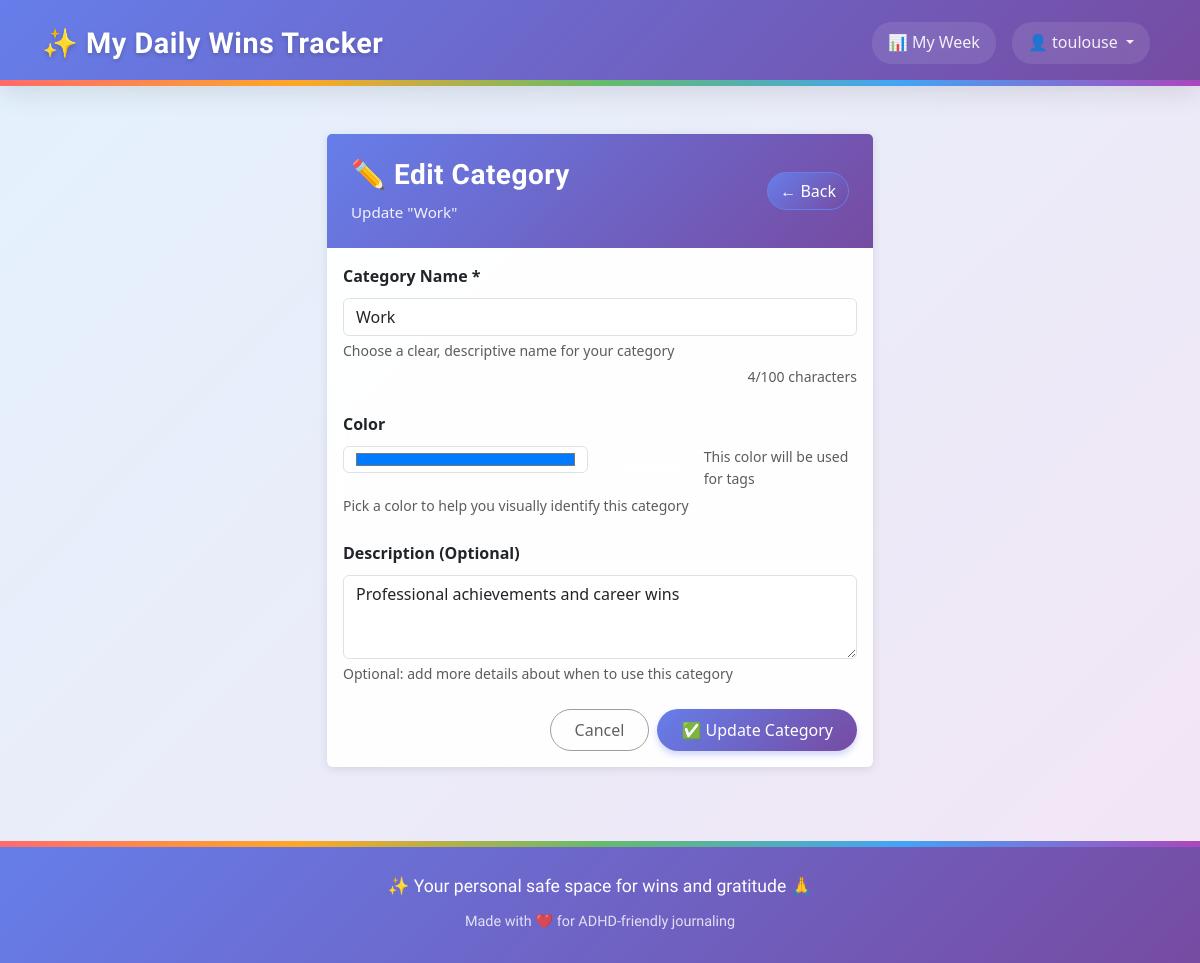
The app's page /categories/21/edit/ (signed in) with its own data.
### tracker/models.py (models this page shows, shortened)
class Category(models.Model):
    user = models.ForeignKey(User, on_delete=models.CASCADE, related_name='categories')
    name = models.CharField(max_length=100)
    color = models.CharField(
        max_length=7,
        default='#007bff',  # Bootstrap blue
        validators=[
            RegexValidator(
                regex='^#[0-9A-Fa-f]{6}$',
                message='Color must be a valid hex code (e.g., #007bff)'
            )
        ]
    )
    description = models.TextField(blank=True)  # Optional notes
    date_created = models.DateTimeField(auto_now_add=True)
    class Meta:
        verbose_name_plural = "Categories"
        ordering = ['name']
        constraints = [
            UniqueConstraint(
                Lower('name'), 'user',
                name='unique_category_name_per_user',
                violation_error_message='You already have a category with this name (case-insensitive).'
            )
        ]
        indexes = [
            models.Index(fields=['user', 'name']),
            Index(Lower('name'), name='idx_category_lower_name'),  # Functional index for case-insensitive lookups
        ]

### tracker/views.py (the view)
# urls.py: path("categories/<int:pk>/edit/", views.category_edit, name="category_edit"),
@login_required
def category_edit(request, pk):
    category = get_object_or_404(Category, pk=pk, user=request.user)
    if request.method == 'POST':
        form = CategoryForm(request.POST, instance=category, user=request.user)
        if form.is_valid():
            category = form.save()
            messages.success(request, f'✅ Category "{category.name}" updated!')
            return redirect('category_list')
    else:
        form = CategoryForm(instance=category, user=request.user)
    context = {
        'form': form,
        'category': category,
        'is_editing': True,
    }
    return render(request, 'tracker/category_form.html', context)

### templates/tracker/category_form.html (shortened to what this page needs)
{% extends "base.html" %}
{% load widget_tweaks %}
{% load static %}
{% block extra_css %}
<link rel="stylesheet" href="{% static 'css/forms.css' %}">
{% endblock %}
{% block content %}
<div class="row justify-content-center">
    <div class="col-md-6">
        <div class="card">
            <div class="card-header" style="
                background: linear-gradient(135deg, #667eea 0%, #764ba2 100%);
                color: white;
                border: none;
                padding: 1.5rem;
            ">
                <div class="d-flex justify-content-between align-items-center">
                    <div>
                        {% if is_editing %}
                            <h3 style="color: white; margin-bottom: 0.5rem; font-weight: 600;">✏️ Edit Category</h3>
                            <p class="mb-0" style="color: rgba(255, 255, 255, 0.9); font-size: 0.95rem;">Update "{{ category.name }}"</p>
                        {% else %}
                            <h3 style="color: white; margin-bottom: 0.5rem; font-weight: 600;">🏷️ New Category</h3>
                            <p class="mb-0" style="color: rgba(255, 255, 255, 0.9); font-size: 0.95rem;">Create a new category to organise your entries</p>
                        {% endif %}
                    </div>
                    <div>
                        <a href="{% url 'category_list' %}" class="btn btn-outline-primary" style="
                            background: linear-gradient(135deg, #667eea 0%, #764ba2 100%);
                            border-color: #667eea;
                            color: white;
                            transition: all 0.3s ease;
                        " onmouseover="this.style.background='rgba(255, 255, 255, 0.95)'; this.style.color='#667eea'; this.style.borderColor='#667eea';"
                           onmouseout="this.style.background='linear-gradient(135deg, #667eea 0%, #764ba2 100%)'; this.style.color='white'; this.style.borderColor='#667eea';">
                            ← Back
                        </a>
                    </div>
                </div>
            </div>
            <div class="card-body">
                <form method="post" novalidate>
                    <div class="mb-4">
                        <label for="{{ form.name.id_for_label }}" class="form-label fw-bold">
                            Category Name *
                        </label>
                        {{ form.name }}
                        {% if form.name.help_text %}
                            <div class="form-text">{{ form.name.help_text }}</div>
                        {% endif %}
                    </div>
                    <div class="mb-4">
                        <label for="{{ form.color.id_for_label }}" class="form-label fw-bold">
                            Color
                        </label>
                        <div class="row">
                            <div class="col-md-6">
                                {{ form.color }}
                            </div>
                            <div class="col-md-6">
                                <div class="d-flex align-items-center h-100">
                                    <span id="color-preview" class="badge fs-6 me-2">Preview</span>
                                    <small class="text-muted">This color will be used for tags</small>
                                </div>
                            </div>
                        </div>
                        {% if form.color.help_text %}
                            <div class="form-text">{{ form.color.help_text }}</div>
                        {% endif %}
                    </div>
                    <div class="mb-4">
                        <label for="{{ form.description.id_for_label }}" class="form-label fw-bold">
                            Description (Optional)
                        </label>
                        {{ form.description }}
                        {% if form.description.help_text %}
                            <div class="form-text">{{ form.description.help_text }}</div>
                        {% endif %}
                    </div>
                    <div class="d-grid gap-2 d-md-flex justify-content-md-end">
                        <a href="{% url 'category_list' %}" class="btn btn-outline-secondary" style="
                            border-color: #9e9e9e;
                            color: #616161;
                            padding: 0.5rem 1.5rem;
                            transition: all 0.3s ease;
                        " onmouseover="this.style.background='#f5f5f5'; this.style.borderColor='#757575';"
                           onmouseout="this.style.background='transparent'; this.style.borderColor='#9e9e9e';">
                            Cancel
                        </a>
                        <button type="submit" class="btn btn-primary" style="
                            background: linear-gradient(135deg, #667eea 0%, #764ba2 100%);
                            border: none;
                            color: white;
                            padding: 0.5rem 1.5rem;
                            font-weight: 500;
                            box-shadow: 0 4px 6px rgba(102, 126, 234, 0.3);
                            transition: all 0.3s ease;
                        " onmouseover="this.style.transform='translateY(-2px)'; this.style.boxShadow='0 6px 12px rgba(102, 126, 234, 0.4)';"
                           onmouseout="this.style.transform='translateY(0)'; this.style.boxShadow='0 4px 6px rgba(102, 126, 234, 0.3)';">
                            {% if is_editing %}
                                ✅ Update Category
                            {% else %}
                                🏷️ Create Category
                            {% endif %}
                        </button>
                    </div>
                </form>
            </div>
        </div>
    </div>
</div>
{% endblock %}

### templates/base.html (shortened to what this page needs)
{% load static %}
{% load widget_tweaks %}
<!doctype html>
<html lang="en">
<head>
    <link href="https://cdn.jsdelivr.net/npm/bootstrap@5.3.0/dist/css/bootstrap.min.css" rel="stylesheet">
    <link rel="stylesheet" href="https://cdnjs.cloudflare.com/ajax/libs/font-awesome/6.0.0/css/all.min.css">
    <link rel="stylesheet" href="{% static 'css/base.css' %}">
    {% block extra_css %}{% endblock %}
</head>
<body class="{% if request.resolver_match.url_name == 'home' %}homepage{% else %}app-page{% endif %}">
    <nav class="navbar navbar-expand-lg navbar-dark custom-navbar">
        <div class="container">
            <a class="navbar-brand d-flex align-items-center" href="{% url 'home' %}">
                ✨ My Daily Wins Tracker
            </a>
            <div class="collapse navbar-collapse" id="navbarNav">
                <ul class="navbar-nav ms-auto">
                    {% if user.is_authenticated %}
                        <li class="nav-item">
                            <a class="nav-link" href="{% url 'weekly_dashboard' %}">
                                📊 My Week
                            </a>
                        </li>
                        <li class="nav-item dropdown">
                            <a class="nav-link dropdown-toggle" href="#" id="navbarDropdown" role="button" data-bs-toggle="dropdown">
                                👤 {{ user.username }}
                            </a>
                        </li>
                    {% endif %}
                </ul>
            </div>
        </div>
    </nav>
    <div class="container mt-5 flex-grow-1">
        {% block content %}{% endblock %}
    </div>
    <footer>
        <div class="rainbow-border"></div>
        <div class="container">
            <p class="main">✨ Your personal safe space for wins and gratitude 🙏</p>
            <p class="sub">Made with ❤️ for ADHD-friendly journaling</p>
        </div>
    </footer>
</body>
</html>

### static/css/base.css (style rules this page uses)
body { font-family: 'Segoe UI', Tahoma, Geneva, Verdana, sans-serif; line-height: 1.6; min-height: 100vh; display: flex; flex-direction: column; margin: 0; padding: 0; }
body.app-page { background: linear-gradient(135deg, #e3f2fd 0%, #f3e5f5 25%, #e8f5e8 50%, #fff3e0 75%, #e3f2fd 100%); background-size: 400% 400%; animation: gradientShift 25s ease infinite; }
.card { background: rgba(255, 255, 255, 0.95); backdrop-filter: blur(10px); border: 1px solid rgba(255, 255, 255, 0.2); box-shadow: 0 8px 32px rgba(0, 0, 0, 0.15); }
h1, h2, h3, h4, h5, h6, .h1, .h2, .h3, .h4, .h5, .h6 { font-family: 'Comfortaa', cursive; font-weight: 600; letter-spacing: 0.5px; }
.navbar-brand { font-weight: bold; font-size: 1.5rem; }
.card { border: none; box-shadow: 0 2px 10px rgba(0,0,0,0.1); margin-bottom: 1.5rem; }
.btn { border-radius: 25px; font-weight: 500; }
.custom-navbar { background: linear-gradient(135deg, #667eea 0%, #764ba2 100%) !important; box-shadow: 0 8px 25px rgba(0,0,0,0.1); margin-bottom: 0; padding: 15px 0; position: relative; }
.custom-navbar::after { content: ''; position: absolute; bottom: 0; left: 0; right: 0; height: 6px; background: linear-gradient(90deg, #ff6b6b, #ffa726, #66bb6a, #42a5f5, #ab47bc); }
.navbar-brand { font-family: 'Comfortaa', cursive; font-weight: 700; font-size: 1.8rem; color: white !important; text-shadow: 0 2px 4px rgba(0,0,0,0.2); transition: all 0.3s ease; letter-spacing: 0.5px; }
.navbar-nav .nav-link { color: rgba(255,255,255,0.9) !important; font-weight: 500; margin: 0 8px; padding: 8px 16px !important; border-radius: 20px; transition: all 0.3s ease; background: rgba(255,255,255,0.1); backdrop-filter: blur(10px); }
footer { background: linear-gradient(135deg, #667eea 0%, #764ba2 100%); color: white; text-align: center; padding: 30px 0; margin-top: 50px; position: relative; border-top: 1px solid rgba(255, 255, 255, 0.1); }
footer .rainbow-border { position: absolute; top: -1px; left: 0; right: 0; height: 6px; background: linear-gradient(90deg, #ff6b6b, #ffa726, #66bb6a, #42a5f5, #ab47bc); }
footer p { font-family: 'Comfortaa', cursive; }
footer p.main { margin: 0; font-size: 1.1rem; font-weight: 500; }
footer p.sub { margin: 10px 0 0 0; opacity: 0.8; font-size: 0.9rem; }

### records on screen
Category: name "Work", color "#007bff", description "Professional achievements and career wins"

### other values on screen
{{ user.username }} "toulouse"
